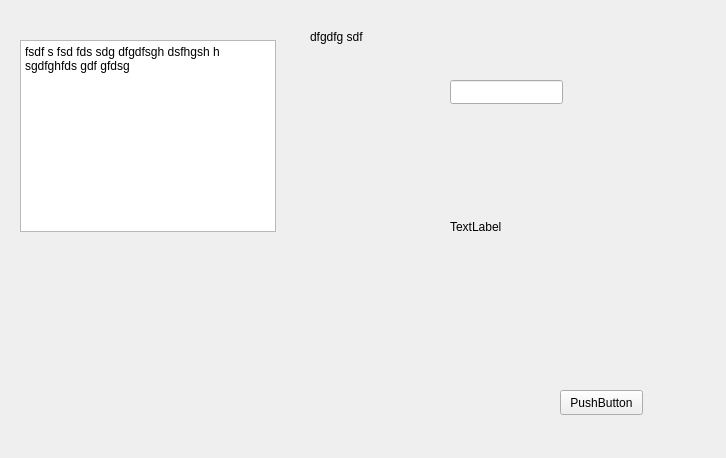
<?xml version="1.0" encoding="UTF-8"?>
<ui version="4.0">
 <class>MainWindow</class>
 <widget class="QMainWindow" name="MainWindow">
  <property name="geometry">
   <rect>
    <x>0</x>
    <y>0</y>
    <width>726</width>
    <height>458</height>
   </rect>
  </property>
  <property name="windowTitle">
   <string>MainWindow</string>
  </property>
  <widget class="QWidget" name="centralWidget">
   <widget class="QPushButton" name="pushButton">
    <property name="geometry">
     <rect>
      <x>560</x>
      <y>390</y>
      <width>83</width>
      <height>25</height>
     </rect>
    </property>
    <property name="text">
     <string>PushButton</string>
    </property>
   </widget>
   <widget class="QTextBrowser" name="textBrowser">
    <property name="geometry">
     <rect>
      <x>20</x>
      <y>40</y>
      <width>256</width>
      <height>192</height>
     </rect>
    </property>
    <property name="html">
     <string>&lt;!DOCTYPE HTML PUBLIC &quot;-//W3C//DTD HTML 4.0//EN&quot; &quot;http://www.w3.org/TR/REC-html40/strict.dtd&quot;&gt;
&lt;html&gt;&lt;head&gt;&lt;meta name=&quot;qrichtext&quot; content=&quot;1&quot; /&gt;&lt;style type=&quot;text/css&quot;&gt;
p, li { white-space: pre-wrap; }
&lt;/style&gt;&lt;/head&gt;&lt;body style=&quot; font-family:'Sans Serif'; font-size:9pt; font-weight:400; font-style:normal;&quot;&gt;
&lt;p style=&quot; margin-top:0px; margin-bottom:0px; margin-left:0px; margin-right:0px; -qt-block-indent:0; text-indent:0px;&quot;&gt;fsdf s fsd fds sdg dfgdfsgh dsfhgsh h sgdfghfds gdf gfdsg&lt;/p&gt;&lt;/body&gt;&lt;/html&gt;</string>
    </property>
   </widget>
   <widget class="QLabel" name="label">
    <property name="geometry">
     <rect>
      <x>310</x>
      <y>30</y>
      <width>57</width>
      <height>14</height>
     </rect>
    </property>
    <property name="text">
     <string>dfgdfg sdf</string>
    </property>
   </widget>
   <widget class="QLineEdit" name="lineEdit">
    <property name="geometry">
     <rect>
      <x>450</x>
      <y>80</y>
      <width>113</width>
      <height>24</height>
     </rect>
    </property>
   </widget>
   <widget class="QWidget" name="myWidget" native="true">
    <property name="geometry">
     <rect>
      <x>340</x>
      <y>140</y>
      <width>331</width>
      <height>221</height>
     </rect>
    </property>
    <widget class="QLabel" name="label_2">
     <property name="geometry">
      <rect>
       <x>110</x>
       <y>80</y>
       <width>57</width>
       <height>14</height>
      </rect>
     </property>
     <property name="text">
      <string>TextLabel</string>
     </property>
    </widget>
   </widget>
  </widget>
 </widget>
 <layoutdefault spacing="6" margin="11"/>
 <resources/>
 <connections/>
</ui>
